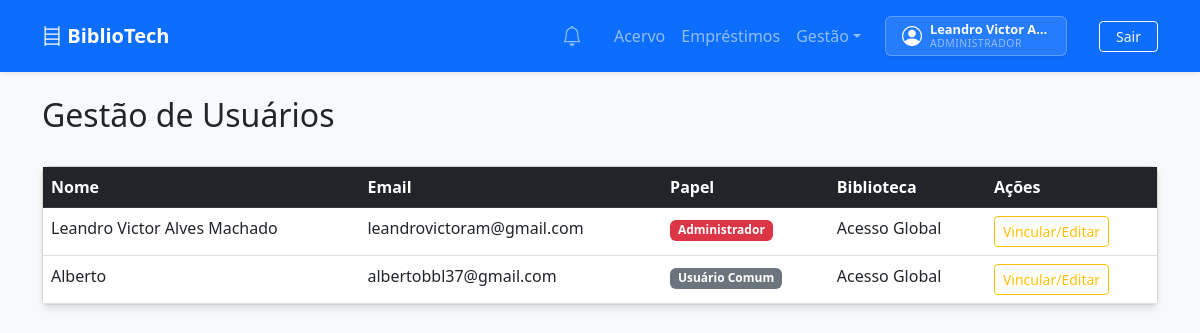
/usuarios/gestao/ (signed in), run on an earlier commit of the app's database.
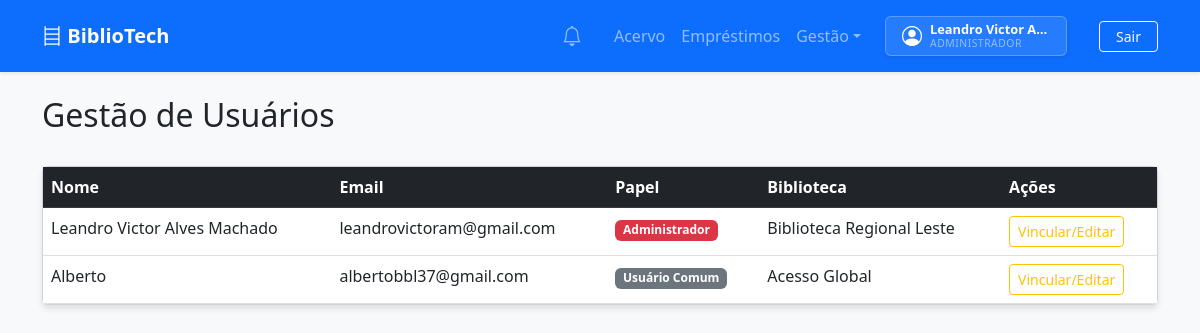
And on a later commit of the database.
### apps/app_usuarios/models.py (models this page shows, shortened)
class Usuario(AbstractUser):
    PAPEL_CHOICES = (
        ('usuario', 'Usuário Comum'),
        ('bibliotecario', 'Bibliotecário'),
        ('admin', 'Administrador'),
    )
    id = models.UUIDField(primary_key=True, default=uuid.uuid4, editable=False)
    nome = models.CharField(max_length=255)
    email = models.EmailField(unique=True)
    papel = models.CharField(max_length=20, choices=PAPEL_CHOICES, default='usuario')
    biblioteca = models.ForeignKey(
        'app_bibliotecas.Biblioteca',
        on_delete=models.SET_NULL,
        null=True,
        blank=True,
        related_name='usuarios',
        help_text="Obrigatório apenas para Bibliotecários. Usuários comuns podem alugar de várias bibliotecas."
    )
    criado_em = models.DateTimeField(auto_now_add=True)
    USERNAME_FIELD = 'email'
    REQUIRED_FIELDS = ['username', 'nome']
    @property
    def is_admin_system(self):
        return self.papel == 'admin' or self.is_superuser

### apps/app_bibliotecas/models.py (models this page shows, shortened)
class Biblioteca(models.Model):
    id = models.UUIDField(primary_key=True, default=uuid.uuid4, editable=False)
    nome = models.CharField(max_length=255)
    endereco = models.CharField(max_length=255)

### apps/app_usuarios/views.py (the view)
# urls.py: path('gestao/', views.UsuarioListView.as_view(), name='lista_usuarios'),
class UsuarioListView(AdminRequiredMixin, ListView):
    model = Usuario
    template_name = 'usuarios/lista_usuarios.html'
    context_object_name = 'usuarios_lista'
    paginate_by = 10

### apps/app_notificacoes/context_processors.py (called while the page is built)
def notificacoes_context(request):
    if request.user.is_authenticated:
        count = Notificacao.objects.filter(usuario=request.user, lida=False).count()
        return {'notificacoes_nao_lidas': count}
    return {'notificacoes_nao_lidas': 0}

### apps/app_notificacoes/services.py (called while the page is built, shortened)
def verificar_prazos(usuario):
    from django.apps import apps
    if not apps.is_installed('app_emprestimos'):
        return
    from app_emprestimos.models import Emprestimo
    hoje = timezone.now().date()
    emprestimos = Emprestimo.objects.filter(usuario=usuario, status='ativo')

### apps/app_usuarios/permissions.py (called while the page is built)
    def test_func(self):
        return self.request.user.is_authenticated and self.request.user.is_admin_system

### templates/usuarios/lista_usuarios.html (shortened to what this page needs)
{% extends 'base.html' %}
{% block content %}
<div class="d-flex justify-content-between align-items-center mb-4">
    <h2>Gestão de Usuários</h2>
</div>
<div class="card mb-4">
    <div class="table-responsive">
        <table class="table table-hover mb-0">
            <thead class="table-dark">
                <tr>
                    <th>Nome</th>
                    <th>Email</th>
                    <th>Papel</th>
                    <th>Biblioteca</th>
                    <th>Ações</th>
                </tr>
            </thead>
            <tbody>
                {% for usu in usuarios_lista %}
                <tr>
                    <td>{{ usu.nome }}</td>
                    <td>{{ usu.email }}</td>
                    <td>
                        <span class="badge {% if usu.papel == 'admin' %}bg-danger{% elif usu.papel == 'bibliotecario' %}bg-primary{% else %}bg-secondary{% endif %}">
                            {{ usu.get_papel_display }}
                        </span>
                    </td>
                    <td>{{ usu.biblioteca.nome|default:"Acesso Global" }}</td>
                    <td>
                        <a href="{% url 'admin_editar_usuario' usu.pk %}" class="btn btn-sm btn-outline-warning">Vincular/Editar</a>
                    </td>
                </tr>
                {% endfor %}
            </tbody>
        </table>
    </div>
</div>
{% endblock %}

### templates/base.html (shortened to what this page needs)
<!DOCTYPE html>
<html lang="pt-br">
<head>
    <link rel="stylesheet" href="https://cdn.jsdelivr.net/npm/bootstrap@5.3.0/dist/css/bootstrap.min.css">
    <link rel="stylesheet" href="https://cdn.jsdelivr.net/npm/bootstrap-icons@1.11.3/font/bootstrap-icons.min.css">
    {% load static %}
    <link rel="stylesheet" href="{% static 'usuarios/css/style.css' %}">
</head>
<body hx-headers='{"X-CSRFToken": "{{ csrf_token }}"}'>
    <nav class="navbar navbar-expand-lg navbar-dark bg-primary shadow-sm">
        <div class="container">
            <a class="navbar-brand fw-bold" href="{% url 'home' %}">
                <i class="bi bi-bookshelf"></i> BiblioTech
            </a>
            <div class="collapse navbar-collapse" id="navbarNav">
                <ul class="navbar-nav ms-auto align-items-center">
                    {% if user.is_authenticated %}
                        <li class="nav-item me-3">
                            <a class="nav-link position-relative py-1" href="{% url 'notificacoes:lista' %}">
                                <i class="bi bi-bell fs-5"></i>
                            </a>
                        </li>
                        <li class="nav-item"><a class="nav-link" href="{% url 'lista_livros' %}">Acervo</a></li>
                        <li class="nav-item"><a class="nav-link" href="{% url 'lista_emprestimos' %}">Empréstimos</a></li>
                        {% if user.is_admin_system %}
                        <li class="nav-item dropdown">
                            <a class="nav-link dropdown-toggle" href="#" role="button" data-bs-toggle="dropdown">Gestão</a>
                        </li>
                        {% endif %}
                        <a class="nav-link" href="{% url 'perfil' %}">
                            <li class="nav-item d-flex align-items-center me-3 ms-lg-2">
                                <div class="bg-white bg-opacity-10 border border-white border-opacity-25 rounded px-3 py-1 d-flex align-items-center shadow-sm" style="min-width: 160px;">
                                    <div class="me-2 text-white">
                                        <i class="bi bi-person-circle fs-5"></i>
                                    </div>
                                    <div class="lh-1">
                                        <div class="text-white small fw-bold" style="font-size: 0.8rem; white-space: nowrap; overflow: hidden; text-overflow: ellipsis; max-width: 120px;">
                                            {{ user.nome|default:user.username }}
                                        </div>
                                        <div class="text-white-50" style="font-size: 0.65rem; text-transform: uppercase; letter-spacing: 0.5px; margin-top: 2px;">
                                            {{ user.get_papel_display }}
                                        </div>
                                    </div>
                                </div>
                            </li>
                        </a>
                        <li class="nav-item ms-lg-2">
                            <form action="{% url 'logout' %}" method="post" style="display: inline;">
                                <button type="submit" class="btn btn-outline-light btn-sm px-3">Sair</button>
                            </form>
                        </li>
                    {% else %}
                        <li class="nav-item"><a class="nav-link" href="{% url 'login' %}">Login</a></li>
                        <li class="nav-item"><a class="nav-link btn btn-light btn-sm text-primary ms-lg-2 px-3" href="{% url 'registro' %}">Registrar</a></li>
                    {% endif %}
                </ul>
            </div>
        </div>
    </nav>
    <div class="container mt-4" id="main-content">
        {% block content %}{% endblock %}
    </div>
</body>
</html>

What changed in the data, as far as the page shows it:
changed Usuario "Leandro Victor Alves Machado": biblioteca.nome "Acesso Global" → "Biblioteca Regional Leste"
